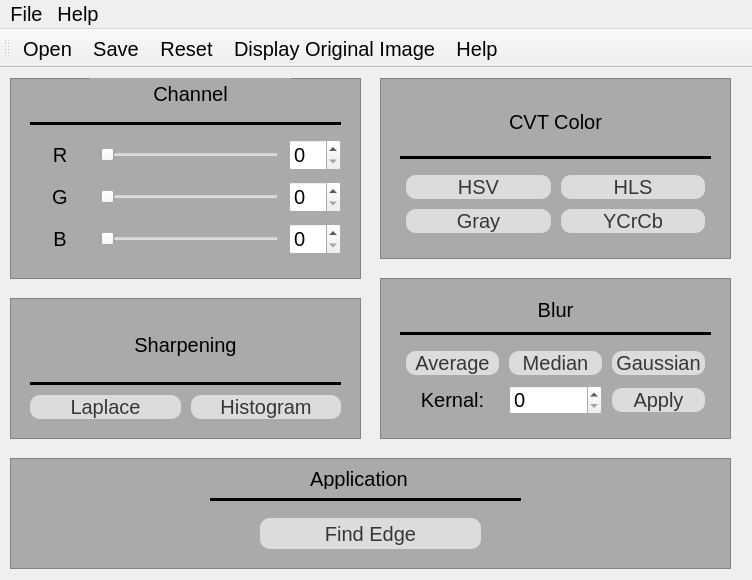
<?xml version="1.0" encoding="UTF-8"?>
<ui version="4.0">
 <class>MainWindow</class>
 <widget class="QMainWindow" name="MainWindow">
  <property name="windowModality">
   <enum>Qt::NonModal</enum>
  </property>
  <property name="geometry">
   <rect>
    <x>0</x>
    <y>0</y>
    <width>752</width>
    <height>580</height>
   </rect>
  </property>
  <property name="font">
   <font>
    <family>華康少女文字W7</family>
    <pointsize>-1</pointsize>
    <weight>50</weight>
    <italic>false</italic>
    <bold>false</bold>
   </font>
  </property>
  <property name="mouseTracking">
   <bool>false</bool>
  </property>
  <property name="windowTitle">
   <string>Photoshop</string>
  </property>
  <property name="windowIcon">
   <iconset resource="resourses.qrc">
    <normaloff>:/image/photoshop_icon.png</normaloff>:/image/photoshop_icon.png</iconset>
  </property>
  <property name="autoFillBackground">
   <bool>false</bool>
  </property>
  <property name="styleSheet">
   <string notr="true">*{
font-family: &quot;華康少女文字W7&quot;;
	font: 9pt;
font-size:20px;
}

QFrame{
background:rgb(170, 170, 170);
}

QPushButton{
background:rgb(220,220, 220);
color:rgb(55, 55, 55);
border-radius:10px;
}

QPushButton:hover{
background:rgb(6, 139, 255);
color:rgb(233, 239, 255);
border-radius:10px;
}

QMessageBox{
background:rgb(170, 170, 170);
font-size:14px;
}</string>
  </property>
  <widget class="QWidget" name="centralwidget">
   <widget class="QFrame" name="frame">
    <property name="geometry">
     <rect>
      <x>10</x>
      <y>10</y>
      <width>351</width>
      <height>201</height>
     </rect>
    </property>
    <property name="frameShape">
     <enum>QFrame::StyledPanel</enum>
    </property>
    <property name="frameShadow">
     <enum>QFrame::Raised</enum>
    </property>
    <widget class="QWidget" name="verticalLayoutWidget">
     <property name="geometry">
      <rect>
       <x>10</x>
       <y>30</y>
       <width>331</width>
       <height>161</height>
      </rect>
     </property>
     <layout class="QVBoxLayout" name="verticalLayout">
      <property name="spacing">
       <number>10</number>
      </property>
      <property name="leftMargin">
       <number>10</number>
      </property>
      <property name="topMargin">
       <number>10</number>
      </property>
      <property name="rightMargin">
       <number>10</number>
      </property>
      <property name="bottomMargin">
       <number>10</number>
      </property>
      <item>
       <widget class="Line" name="line_2">
        <property name="frameShadow">
         <enum>QFrame::Plain</enum>
        </property>
        <property name="lineWidth">
         <number>5</number>
        </property>
        <property name="orientation">
         <enum>Qt::Horizontal</enum>
        </property>
       </widget>
      </item>
      <item>
       <layout class="QGridLayout" name="gridLayout">
        <item row="1" column="1">
         <widget class="QSlider" name="sliderG">
          <property name="orientation">
           <enum>Qt::Horizontal</enum>
          </property>
         </widget>
        </item>
        <item row="1" column="2">
         <widget class="QSpinBox" name="sb_G"/>
        </item>
        <item row="2" column="1">
         <widget class="QSlider" name="sliderB">
          <property name="orientation">
           <enum>Qt::Horizontal</enum>
          </property>
         </widget>
        </item>
        <item row="1" column="0">
         <widget class="QLabel" name="label_2">
          <property name="layoutDirection">
           <enum>Qt::LeftToRight</enum>
          </property>
          <property name="text">
           <string>    G    </string>
          </property>
          <property name="alignment">
           <set>Qt::AlignCenter</set>
          </property>
         </widget>
        </item>
        <item row="0" column="2">
         <widget class="QSpinBox" name="sb_R"/>
        </item>
        <item row="2" column="2">
         <widget class="QSpinBox" name="sb_B"/>
        </item>
        <item row="0" column="0">
         <widget class="QLabel" name="label_1">
          <property name="layoutDirection">
           <enum>Qt::LeftToRight</enum>
          </property>
          <property name="text">
           <string>R</string>
          </property>
          <property name="alignment">
           <set>Qt::AlignCenter</set>
          </property>
         </widget>
        </item>
        <item row="2" column="0">
         <widget class="QLabel" name="label_3">
          <property name="layoutDirection">
           <enum>Qt::LeftToRight</enum>
          </property>
          <property name="text">
           <string>B</string>
          </property>
          <property name="alignment">
           <set>Qt::AlignCenter</set>
          </property>
         </widget>
        </item>
        <item row="0" column="1">
         <widget class="QSlider" name="sliderR">
          <property name="orientation">
           <enum>Qt::Horizontal</enum>
          </property>
         </widget>
        </item>
       </layout>
      </item>
     </layout>
    </widget>
    <widget class="QLabel" name="label">
     <property name="geometry">
      <rect>
       <x>80</x>
       <y>0</y>
       <width>201</width>
       <height>31</height>
      </rect>
     </property>
     <property name="text">
      <string>Channel</string>
     </property>
     <property name="alignment">
      <set>Qt::AlignCenter</set>
     </property>
    </widget>
   </widget>
   <widget class="QFrame" name="frame_2">
    <property name="geometry">
     <rect>
      <x>380</x>
      <y>10</y>
      <width>351</width>
      <height>181</height>
     </rect>
    </property>
    <property name="frameShape">
     <enum>QFrame::StyledPanel</enum>
    </property>
    <property name="frameShadow">
     <enum>QFrame::Raised</enum>
    </property>
    <widget class="QWidget" name="verticalLayoutWidget_2">
     <property name="geometry">
      <rect>
       <x>10</x>
       <y>10</y>
       <width>331</width>
       <height>161</height>
      </rect>
     </property>
     <layout class="QVBoxLayout" name="verticalLayout_2">
      <property name="spacing">
       <number>10</number>
      </property>
      <property name="sizeConstraint">
       <enum>QLayout::SetDefaultConstraint</enum>
      </property>
      <property name="leftMargin">
       <number>10</number>
      </property>
      <property name="topMargin">
       <number>10</number>
      </property>
      <property name="rightMargin">
       <number>10</number>
      </property>
      <property name="bottomMargin">
       <number>10</number>
      </property>
      <item>
       <widget class="QLabel" name="label_6">
        <property name="text">
         <string>CVT Color</string>
        </property>
        <property name="alignment">
         <set>Qt::AlignCenter</set>
        </property>
       </widget>
      </item>
      <item>
       <widget class="Line" name="line">
        <property name="frameShadow">
         <enum>QFrame::Plain</enum>
        </property>
        <property name="lineWidth">
         <number>5</number>
        </property>
        <property name="orientation">
         <enum>Qt::Horizontal</enum>
        </property>
       </widget>
      </item>
      <item>
       <layout class="QGridLayout" name="gridLayout_2">
        <property name="leftMargin">
         <number>6</number>
        </property>
        <property name="topMargin">
         <number>6</number>
        </property>
        <property name="rightMargin">
         <number>6</number>
        </property>
        <property name="bottomMargin">
         <number>6</number>
        </property>
        <property name="spacing">
         <number>10</number>
        </property>
        <item row="0" column="0">
         <widget class="QPushButton" name="pb_hsv">
          <property name="text">
           <string>HSV</string>
          </property>
         </widget>
        </item>
        <item row="1" column="1">
         <widget class="QPushButton" name="pb_ycrcb">
          <property name="text">
           <string>YCrCb</string>
          </property>
         </widget>
        </item>
        <item row="0" column="1">
         <widget class="QPushButton" name="pb_hsl">
          <property name="text">
           <string>HLS</string>
          </property>
         </widget>
        </item>
        <item row="1" column="0">
         <widget class="QPushButton" name="pb_gray">
          <property name="text">
           <string>Gray</string>
          </property>
         </widget>
        </item>
       </layout>
      </item>
     </layout>
    </widget>
   </widget>
   <widget class="QFrame" name="frame_3">
    <property name="geometry">
     <rect>
      <x>10</x>
      <y>230</y>
      <width>351</width>
      <height>141</height>
     </rect>
    </property>
    <property name="frameShape">
     <enum>QFrame::StyledPanel</enum>
    </property>
    <property name="frameShadow">
     <enum>QFrame::Raised</enum>
    </property>
    <widget class="QWidget" name="verticalLayoutWidget_4">
     <property name="geometry">
      <rect>
       <x>10</x>
       <y>10</y>
       <width>331</width>
       <height>121</height>
      </rect>
     </property>
     <layout class="QVBoxLayout" name="verticalLayout_4">
      <property name="spacing">
       <number>10</number>
      </property>
      <property name="leftMargin">
       <number>10</number>
      </property>
      <property name="topMargin">
       <number>10</number>
      </property>
      <property name="rightMargin">
       <number>10</number>
      </property>
      <property name="bottomMargin">
       <number>10</number>
      </property>
      <item>
       <widget class="QLabel" name="label_9">
        <property name="text">
         <string>Sharpening</string>
        </property>
        <property name="alignment">
         <set>Qt::AlignCenter</set>
        </property>
       </widget>
      </item>
      <item>
       <widget class="Line" name="line_4">
        <property name="frameShadow">
         <enum>QFrame::Plain</enum>
        </property>
        <property name="lineWidth">
         <number>5</number>
        </property>
        <property name="orientation">
         <enum>Qt::Horizontal</enum>
        </property>
       </widget>
      </item>
      <item>
       <layout class="QHBoxLayout" name="horizontalLayout">
        <item>
         <widget class="QPushButton" name="pb_laplace">
          <property name="text">
           <string>Laplace</string>
          </property>
         </widget>
        </item>
        <item>
         <widget class="QPushButton" name="pb_histogram">
          <property name="text">
           <string>Histogram</string>
          </property>
         </widget>
        </item>
       </layout>
      </item>
     </layout>
    </widget>
   </widget>
   <widget class="QFrame" name="frame_4">
    <property name="geometry">
     <rect>
      <x>380</x>
      <y>210</y>
      <width>351</width>
      <height>161</height>
     </rect>
    </property>
    <property name="frameShape">
     <enum>QFrame::StyledPanel</enum>
    </property>
    <property name="frameShadow">
     <enum>QFrame::Raised</enum>
    </property>
    <widget class="QWidget" name="verticalLayoutWidget_3">
     <property name="geometry">
      <rect>
       <x>10</x>
       <y>10</y>
       <width>331</width>
       <height>143</height>
      </rect>
     </property>
     <layout class="QVBoxLayout" name="verticalLayout_3">
      <property name="spacing">
       <number>10</number>
      </property>
      <property name="sizeConstraint">
       <enum>QLayout::SetDefaultConstraint</enum>
      </property>
      <property name="leftMargin">
       <number>10</number>
      </property>
      <property name="topMargin">
       <number>10</number>
      </property>
      <property name="rightMargin">
       <number>10</number>
      </property>
      <property name="bottomMargin">
       <number>10</number>
      </property>
      <item>
       <widget class="QLabel" name="label_7">
        <property name="text">
         <string>Blur</string>
        </property>
        <property name="alignment">
         <set>Qt::AlignCenter</set>
        </property>
       </widget>
      </item>
      <item>
       <widget class="Line" name="line_3">
        <property name="frameShadow">
         <enum>QFrame::Plain</enum>
        </property>
        <property name="lineWidth">
         <number>5</number>
        </property>
        <property name="orientation">
         <enum>Qt::Horizontal</enum>
        </property>
       </widget>
      </item>
      <item>
       <layout class="QGridLayout" name="gridLayout_3">
        <property name="leftMargin">
         <number>6</number>
        </property>
        <property name="topMargin">
         <number>6</number>
        </property>
        <property name="rightMargin">
         <number>6</number>
        </property>
        <property name="bottomMargin">
         <number>6</number>
        </property>
        <property name="spacing">
         <number>10</number>
        </property>
        <item row="2" column="0">
         <widget class="QLabel" name="label_8">
          <property name="text">
           <string>Kernal:</string>
          </property>
          <property name="alignment">
           <set>Qt::AlignCenter</set>
          </property>
         </widget>
        </item>
        <item row="2" column="2">
         <widget class="QPushButton" name="pb_filterApply">
          <property name="text">
           <string>Apply</string>
          </property>
         </widget>
        </item>
        <item row="0" column="2">
         <widget class="QPushButton" name="pb_gaussian">
          <property name="text">
           <string>Gaussian</string>
          </property>
         </widget>
        </item>
        <item row="0" column="1">
         <widget class="QPushButton" name="pb_median">
          <property name="text">
           <string>Median</string>
          </property>
         </widget>
        </item>
        <item row="0" column="0">
         <widget class="QPushButton" name="pb_average">
          <property name="text">
           <string>Average</string>
          </property>
         </widget>
        </item>
        <item row="2" column="1">
         <widget class="QSpinBox" name="kernal"/>
        </item>
       </layout>
      </item>
     </layout>
    </widget>
   </widget>
   <widget class="QFrame" name="frame_5">
    <property name="geometry">
     <rect>
      <x>10</x>
      <y>390</y>
      <width>721</width>
      <height>111</height>
     </rect>
    </property>
    <property name="frameShape">
     <enum>QFrame::StyledPanel</enum>
    </property>
    <property name="frameShadow">
     <enum>QFrame::Raised</enum>
    </property>
    <widget class="QLabel" name="label_4">
     <property name="geometry">
      <rect>
       <x>300</x>
       <y>10</y>
       <width>111</width>
       <height>21</height>
      </rect>
     </property>
     <property name="text">
      <string>Application</string>
     </property>
    </widget>
    <widget class="QPushButton" name="pushButton">
     <property name="geometry">
      <rect>
       <x>250</x>
       <y>60</y>
       <width>221</width>
       <height>31</height>
      </rect>
     </property>
     <property name="text">
      <string>Find Edge</string>
     </property>
    </widget>
    <widget class="Line" name="line_5">
     <property name="geometry">
      <rect>
       <x>200</x>
       <y>40</y>
       <width>311</width>
       <height>3</height>
      </rect>
     </property>
     <property name="frameShadow">
      <enum>QFrame::Plain</enum>
     </property>
     <property name="lineWidth">
      <number>5</number>
     </property>
     <property name="orientation">
      <enum>Qt::Horizontal</enum>
     </property>
    </widget>
   </widget>
   <zorder>frame_5</zorder>
   <zorder>frame_2</zorder>
   <zorder>frame</zorder>
   <zorder>frame_3</zorder>
   <zorder>frame_4</zorder>
  </widget>
  <widget class="QMenuBar" name="menuBar">
   <property name="geometry">
    <rect>
     <x>0</x>
     <y>0</y>
     <width>752</width>
     <height>26</height>
    </rect>
   </property>
   <widget class="QMenu" name="menuFile">
    <property name="title">
     <string>File</string>
    </property>
    <addaction name="action_Open"/>
    <addaction name="action_Save"/>
    <addaction name="separator"/>
    <addaction name="actionDisplay_Original_Image"/>
    <addaction name="action_Reset"/>
    <addaction name="separator"/>
    <addaction name="action_Exit"/>
   </widget>
   <widget class="QMenu" name="menuHelp">
    <property name="title">
     <string>Help</string>
    </property>
    <addaction name="action_Help"/>
    <addaction name="actionAbout_Qt"/>
   </widget>
   <addaction name="menuFile"/>
   <addaction name="menuHelp"/>
  </widget>
  <widget class="QToolBar" name="toolBar">
   <property name="windowTitle">
    <string>toolBar</string>
   </property>
   <attribute name="toolBarArea">
    <enum>TopToolBarArea</enum>
   </attribute>
   <attribute name="toolBarBreak">
    <bool>false</bool>
   </attribute>
   <addaction name="action_Open"/>
   <addaction name="action_Save"/>
   <addaction name="action_Reset"/>
   <addaction name="actionDisplay_Original_Image"/>
   <addaction name="action_Help"/>
  </widget>
  <action name="action_Open">
   <property name="icon">
    <iconset resource="resourses.qrc">
     <normaloff>:/image/open.png</normaloff>:/image/open.png</iconset>
   </property>
   <property name="text">
    <string>Open</string>
   </property>
   <property name="shortcut">
    <string>Ctrl+O</string>
   </property>
  </action>
  <action name="action_Save">
   <property name="icon">
    <iconset resource="resourses.qrc">
     <normaloff>:/image/save.png</normaloff>:/image/save.png</iconset>
   </property>
   <property name="text">
    <string>Save</string>
   </property>
   <property name="shortcut">
    <string>Ctrl+S</string>
   </property>
  </action>
  <action name="action_Reset">
   <property name="icon">
    <iconset resource="resourses.qrc">
     <normaloff>:/image/reset.png</normaloff>:/image/reset.png</iconset>
   </property>
   <property name="text">
    <string>Reset</string>
   </property>
   <property name="shortcut">
    <string>Ctrl+R</string>
   </property>
  </action>
  <action name="action_Exit">
   <property name="icon">
    <iconset resource="resourses.qrc">
     <normaloff>:/image/close.png</normaloff>:/image/close.png</iconset>
   </property>
   <property name="text">
    <string>Exit</string>
   </property>
  </action>
  <action name="action_Help">
   <property name="icon">
    <iconset resource="resourses.qrc">
     <normaloff>:/image/question.png</normaloff>:/image/question.png</iconset>
   </property>
   <property name="text">
    <string>Help</string>
   </property>
  </action>
  <action name="actionAbout_Qt">
   <property name="icon">
    <iconset resource="resourses.qrc">
     <normaloff>:/image/info.png</normaloff>:/image/info.png</iconset>
   </property>
   <property name="text">
    <string>About Qt</string>
   </property>
  </action>
  <action name="actionDisplay_Original_Image">
   <property name="icon">
    <iconset resource="resourses.qrc">
     <normaloff>:/image/magnifying-glass.png</normaloff>:/image/magnifying-glass.png</iconset>
   </property>
   <property name="text">
    <string>Display Original Image</string>
   </property>
  </action>
 </widget>
 <resources>
  <include location="resourses.qrc"/>
 </resources>
 <connections/>
</ui>
